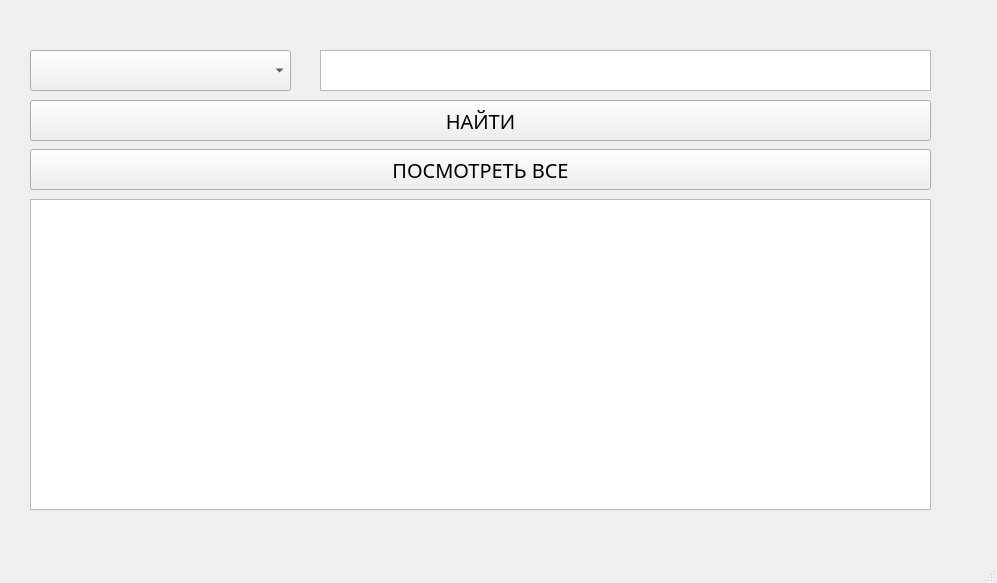
<?xml version="1.0" encoding="UTF-8"?>
<ui version="4.0">
 <class>MainWindow</class>
 <widget class="QMainWindow" name="MainWindow">
  <property name="geometry">
   <rect>
    <x>0</x>
    <y>0</y>
    <width>997</width>
    <height>583</height>
   </rect>
  </property>
  <property name="windowTitle">
   <string>MainWindow</string>
  </property>
  <widget class="QWidget" name="centralwidget">
   <widget class="QTableWidget" name="tableWidget">
    <property name="geometry">
     <rect>
      <x>30</x>
      <y>199</y>
      <width>901</width>
      <height>311</height>
     </rect>
    </property>
    <property name="font">
     <font>
      <family>Segoe Script</family>
      <pointsize>10</pointsize>
     </font>
    </property>
   </widget>
   <widget class="QPushButton" name="pushButton">
    <property name="geometry">
     <rect>
      <x>30</x>
      <y>149</y>
      <width>901</width>
      <height>41</height>
     </rect>
    </property>
    <property name="font">
     <font>
      <family>Segoe Script</family>
      <pointsize>15</pointsize>
     </font>
    </property>
    <property name="text">
     <string>ПОСМОТРЕТЬ ВСЕ</string>
    </property>
   </widget>
   <widget class="QTextEdit" name="textEdit">
    <property name="geometry">
     <rect>
      <x>320</x>
      <y>50</y>
      <width>611</width>
      <height>41</height>
     </rect>
    </property>
    <property name="font">
     <font>
      <family>Segoe Script</family>
      <pointsize>15</pointsize>
     </font>
    </property>
   </widget>
   <widget class="QComboBox" name="comboBox">
    <property name="geometry">
     <rect>
      <x>30</x>
      <y>50</y>
      <width>261</width>
      <height>41</height>
     </rect>
    </property>
    <property name="font">
     <font>
      <family>Segoe Script</family>
      <pointsize>15</pointsize>
     </font>
    </property>
   </widget>
   <widget class="QPushButton" name="pb_poisk">
    <property name="geometry">
     <rect>
      <x>30</x>
      <y>100</y>
      <width>901</width>
      <height>41</height>
     </rect>
    </property>
    <property name="font">
     <font>
      <family>Segoe Script</family>
      <pointsize>15</pointsize>
     </font>
    </property>
    <property name="text">
     <string>НАЙТИ</string>
    </property>
   </widget>
  </widget>
  <widget class="QMenuBar" name="menubar">
   <property name="geometry">
    <rect>
     <x>0</x>
     <y>0</y>
     <width>997</width>
     <height>26</height>
    </rect>
   </property>
  </widget>
  <widget class="QStatusBar" name="statusbar"/>
 </widget>
 <resources/>
 <connections/>
</ui>
